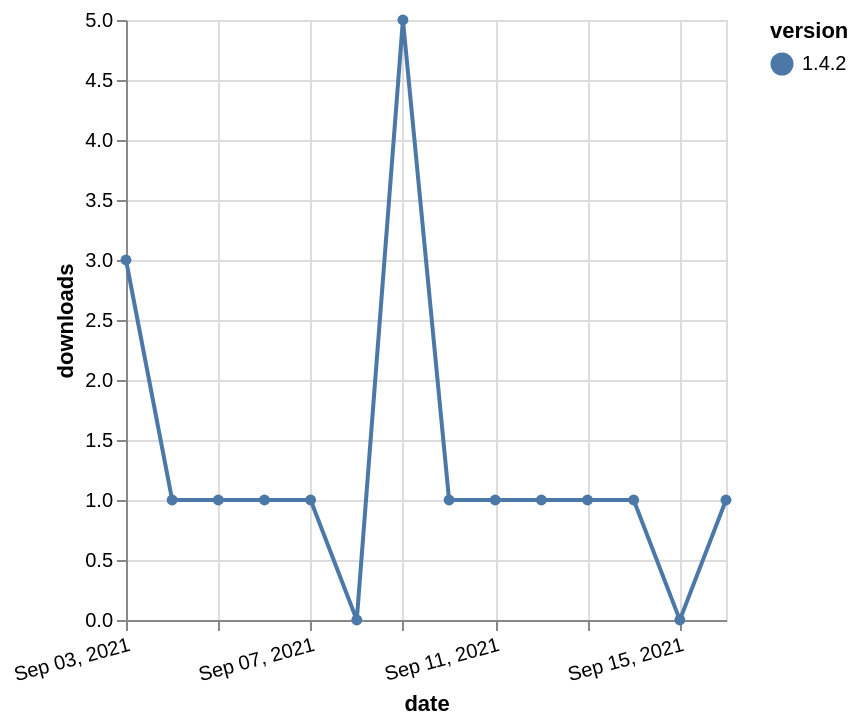

Vega-Lite specification stored for this chart:
### Vega-Lite specification from a JSON file in a GitHub repository (floating-point values rounded to 4 significant figures)
{"$schema": "https://vega.github.io/schema/vega-lite/v5.json", "description": "A simple bar chart with embedded data.", "data": {"values": [{"date": "2021-09-03", "total": 515, "delta": 3, "version": "1.4.2"}, {"date": "2021-09-04", "total": 516, "delta": 1, "version": "1.4.2"}, {"date": "2021-09-05", "total": 517, "delta": 1, "version": "1.4.2"}, {"date": "2021-09-06", "total": 518, "delta": 1, "version": "1.4.2"}, {"date": "2021-09-07", "total": 519, "delta": 1, "version": "1.4.2"}, {"date": "2021-09-08", "total": 519, "delta": 0, "version": "1.4.2"}, {"date": "2021-09-09", "total": 524, "delta": 5, "version": "1.4.2"}, {"date": "2021-09-10", "total": 525, "delta": 1, "version": "1.4.2"}, {"date": "2021-09-11", "total": 526, "delta": 1, "version": "1.4.2"}, {"date": "2021-09-12", "total": 527, "delta": 1, "version": "1.4.2"}, {"date": "2021-09-13", "total": 528, "delta": 1, "version": "1.4.2"}, {"date": "2021-09-14", "total": 529, "delta": 1, "version": "1.4.2"}, {"date": "2021-09-15", "total": 529, "delta": 0, "version": "1.4.2"}, {"date": "2021-09-16", "total": 530, "delta": 1, "version": "1.4.2"}]}, "width": "container", "mark": {"type": "line", "point": {"filled": true}}, "encoding": {"x": {"field": "date", "type": "temporal", "timeUnit": "yearmonthdate", "title": "date", "axis": {"labelAngle": -15}}, "y": {"field": "delta", "type": "quantitative", "title": "downloads"}, "color": {"field": "version", "type": "nominal"}, "tooltip": {"field": "delta"}}}
